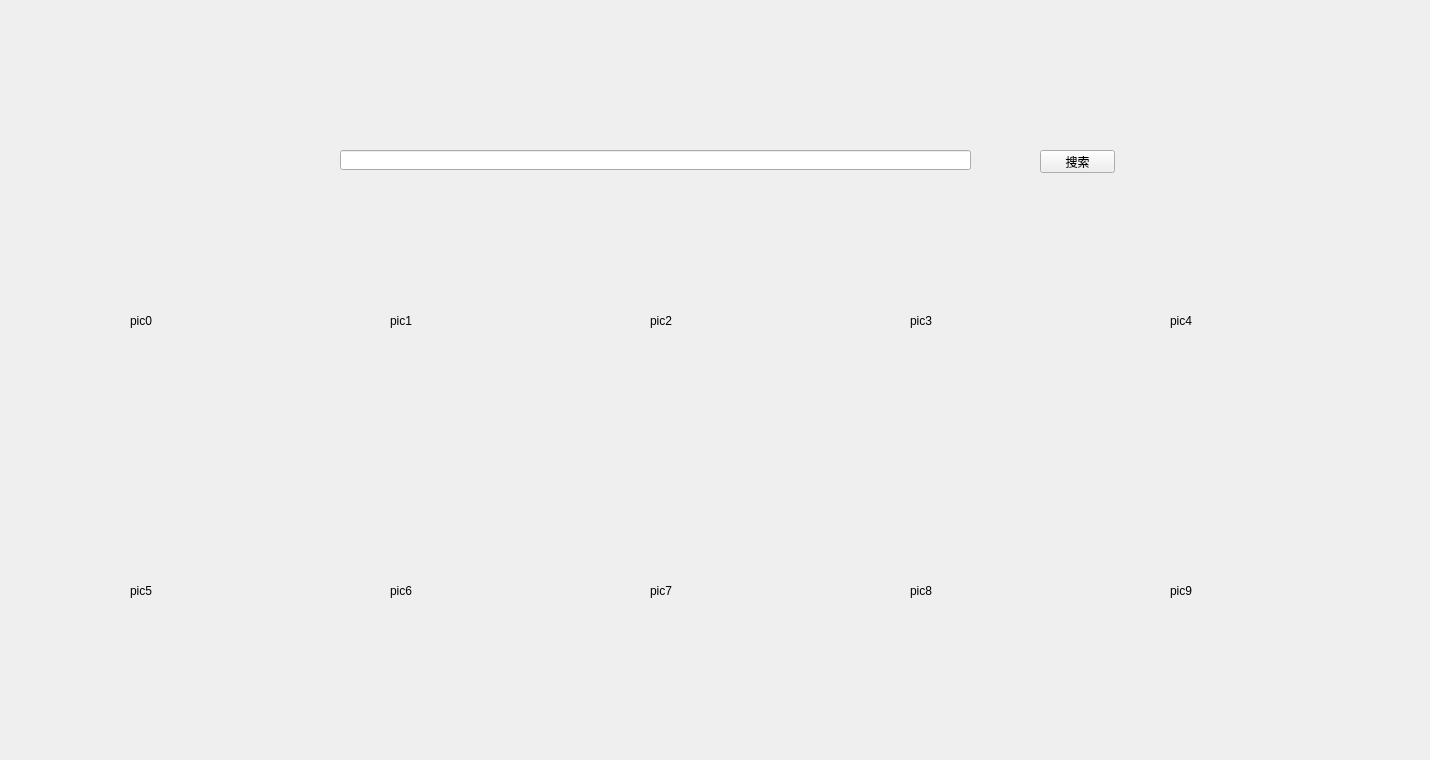
<?xml version="1.0" encoding="UTF-8"?>
<ui version="4.0">
 <class>Form</class>
 <widget class="QWidget" name="Form">
  <property name="geometry">
   <rect>
    <x>0</x>
    <y>0</y>
    <width>1430</width>
    <height>760</height>
   </rect>
  </property>
  <property name="windowTitle">
   <string>Form</string>
  </property>
  <widget class="QLabel" name="label">
   <property name="geometry">
    <rect>
     <x>130</x>
     <y>250</y>
     <width>191</width>
     <height>141</height>
    </rect>
   </property>
   <property name="layoutDirection">
    <enum>Qt::LeftToRight</enum>
   </property>
   <property name="text">
    <string>pic0</string>
   </property>
  </widget>
  <widget class="QLabel" name="label_2">
   <property name="geometry">
    <rect>
     <x>390</x>
     <y>250</y>
     <width>191</width>
     <height>141</height>
    </rect>
   </property>
   <property name="layoutDirection">
    <enum>Qt::LeftToRight</enum>
   </property>
   <property name="text">
    <string>pic1</string>
   </property>
  </widget>
  <widget class="QLabel" name="label_3">
   <property name="geometry">
    <rect>
     <x>650</x>
     <y>250</y>
     <width>191</width>
     <height>141</height>
    </rect>
   </property>
   <property name="layoutDirection">
    <enum>Qt::LeftToRight</enum>
   </property>
   <property name="text">
    <string>pic2</string>
   </property>
  </widget>
  <widget class="QLabel" name="label_4">
   <property name="geometry">
    <rect>
     <x>910</x>
     <y>250</y>
     <width>191</width>
     <height>141</height>
    </rect>
   </property>
   <property name="layoutDirection">
    <enum>Qt::LeftToRight</enum>
   </property>
   <property name="text">
    <string>pic3</string>
   </property>
  </widget>
  <widget class="QLabel" name="label_5">
   <property name="geometry">
    <rect>
     <x>1170</x>
     <y>250</y>
     <width>191</width>
     <height>141</height>
    </rect>
   </property>
   <property name="layoutDirection">
    <enum>Qt::LeftToRight</enum>
   </property>
   <property name="text">
    <string>pic4</string>
   </property>
  </widget>
  <widget class="QLabel" name="label_6">
   <property name="geometry">
    <rect>
     <x>130</x>
     <y>520</y>
     <width>191</width>
     <height>141</height>
    </rect>
   </property>
   <property name="layoutDirection">
    <enum>Qt::LeftToRight</enum>
   </property>
   <property name="text">
    <string>pic5</string>
   </property>
  </widget>
  <widget class="QLabel" name="label_7">
   <property name="geometry">
    <rect>
     <x>390</x>
     <y>520</y>
     <width>191</width>
     <height>141</height>
    </rect>
   </property>
   <property name="layoutDirection">
    <enum>Qt::LeftToRight</enum>
   </property>
   <property name="text">
    <string>pic6</string>
   </property>
  </widget>
  <widget class="QLabel" name="label_8">
   <property name="geometry">
    <rect>
     <x>650</x>
     <y>520</y>
     <width>191</width>
     <height>141</height>
    </rect>
   </property>
   <property name="layoutDirection">
    <enum>Qt::LeftToRight</enum>
   </property>
   <property name="text">
    <string>pic7</string>
   </property>
  </widget>
  <widget class="QLabel" name="label_9">
   <property name="geometry">
    <rect>
     <x>910</x>
     <y>520</y>
     <width>191</width>
     <height>141</height>
    </rect>
   </property>
   <property name="layoutDirection">
    <enum>Qt::LeftToRight</enum>
   </property>
   <property name="text">
    <string>pic8</string>
   </property>
  </widget>
  <widget class="QLabel" name="label_10">
   <property name="geometry">
    <rect>
     <x>1170</x>
     <y>520</y>
     <width>191</width>
     <height>141</height>
    </rect>
   </property>
   <property name="layoutDirection">
    <enum>Qt::LeftToRight</enum>
   </property>
   <property name="text">
    <string>pic9</string>
   </property>
  </widget>
  <widget class="QLineEdit" name="lineEdit">
   <property name="geometry">
    <rect>
     <x>340</x>
     <y>150</y>
     <width>631</width>
     <height>20</height>
    </rect>
   </property>
   <property name="layoutDirection">
    <enum>Qt::LeftToRight</enum>
   </property>
  </widget>
  <widget class="QPushButton" name="pushButton">
   <property name="geometry">
    <rect>
     <x>1040</x>
     <y>150</y>
     <width>75</width>
     <height>23</height>
    </rect>
   </property>
   <property name="layoutDirection">
    <enum>Qt::LeftToRight</enum>
   </property>
   <property name="text">
    <string>搜索</string>
   </property>
  </widget>
 </widget>
 <resources/>
 <connections/>
</ui>
